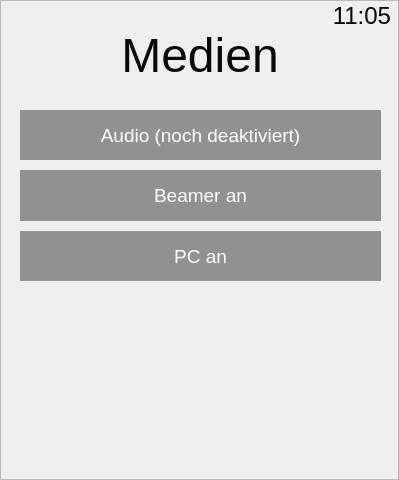
<?xml version="1.0" encoding="UTF-8"?>
<ui version="4.0">
 <class>Medien_auswahl</class>
 <widget class="QDialog" name="Medien_auswahl">
  <property name="geometry">
   <rect>
    <x>0</x>
    <y>0</y>
    <width>399</width>
    <height>480</height>
   </rect>
  </property>
  <property name="windowTitle">
   <string>Dialog</string>
  </property>
  <widget class="QLabel" name="label">
   <property name="geometry">
    <rect>
     <x>0</x>
     <y>30</y>
     <width>400</width>
     <height>50</height>
    </rect>
   </property>
   <property name="font">
    <font>
     <pointsize>36</pointsize>
    </font>
   </property>
   <property name="styleSheet">
    <string notr="true">color:rgb(10,10,10);</string>
   </property>
   <property name="text">
    <string>Medien</string>
   </property>
   <property name="alignment">
    <set>Qt::AlignCenter</set>
   </property>
  </widget>
  <widget class="QWidget" name="verticalLayoutWidget_2">
   <property name="geometry">
    <rect>
     <x>20</x>
     <y>110</y>
     <width>361</width>
     <height>171</height>
    </rect>
   </property>
   <layout class="QVBoxLayout" name="verticalLayout_2">
    <property name="spacing">
     <number>10</number>
    </property>
    <item>
     <widget class="QPushButton" name="pushButton_Audio">
      <property name="sizePolicy">
       <sizepolicy hsizetype="Minimum" vsizetype="Expanding">
        <horstretch>0</horstretch>
        <verstretch>0</verstretch>
       </sizepolicy>
      </property>
      <property name="font">
       <font>
        <pointsize>14</pointsize>
       </font>
      </property>
      <property name="styleSheet">
       <string notr="true">border: 0px solid white;
background-color:rgba(0,0,0,100);
color:white;</string>
      </property>
      <property name="text">
       <string>Audio (noch deaktiviert)</string>
      </property>
      <property name="flat">
       <bool>true</bool>
      </property>
     </widget>
    </item>
    <item>
     <widget class="QPushButton" name="pushButton_Beamer">
      <property name="sizePolicy">
       <sizepolicy hsizetype="Minimum" vsizetype="Expanding">
        <horstretch>0</horstretch>
        <verstretch>0</verstretch>
       </sizepolicy>
      </property>
      <property name="font">
       <font>
        <pointsize>14</pointsize>
       </font>
      </property>
      <property name="styleSheet">
       <string notr="true">border: 0px solid white;
background-color:rgba(0,0,0,100);
color:white;</string>
      </property>
      <property name="text">
       <string>Beamer an</string>
      </property>
      <property name="checkable">
       <bool>true</bool>
      </property>
      <property name="flat">
       <bool>true</bool>
      </property>
     </widget>
    </item>
    <item>
     <widget class="QPushButton" name="pushButton_PC">
      <property name="sizePolicy">
       <sizepolicy hsizetype="Minimum" vsizetype="Expanding">
        <horstretch>0</horstretch>
        <verstretch>0</verstretch>
       </sizepolicy>
      </property>
      <property name="font">
       <font>
        <pointsize>14</pointsize>
       </font>
      </property>
      <property name="styleSheet">
       <string notr="true">border: 0px solid white;
background-color:rgba(0,0,0,100);
color:white;</string>
      </property>
      <property name="text">
       <string>PC an</string>
      </property>
      <property name="checkable">
       <bool>true</bool>
      </property>
      <property name="flat">
       <bool>true</bool>
      </property>
     </widget>
    </item>
   </layout>
  </widget>
  <widget class="QLabel" name="label_uhr_2">
   <property name="enabled">
    <bool>false</bool>
   </property>
   <property name="geometry">
    <rect>
     <x>270</x>
     <y>0</y>
     <width>121</width>
     <height>31</height>
    </rect>
   </property>
   <property name="font">
    <font>
     <pointsize>18</pointsize>
    </font>
   </property>
   <property name="styleSheet">
    <string notr="true">color:black;</string>
   </property>
   <property name="text">
    <string>11:05</string>
   </property>
   <property name="textFormat">
    <enum>Qt::PlainText</enum>
   </property>
   <property name="alignment">
    <set>Qt::AlignRight|Qt::AlignTrailing|Qt::AlignVCenter</set>
   </property>
  </widget>
  <widget class="QPushButton" name="pushButton_back">
   <property name="geometry">
    <rect>
     <x>10</x>
     <y>410</y>
     <width>60</width>
     <height>60</height>
    </rect>
   </property>
   <property name="focusPolicy">
    <enum>Qt::NoFocus</enum>
   </property>
   <property name="text">
    <string/>
   </property>
   <property name="icon">
    <iconset resource="bilder.qrc">
     <normaloff>:/bilder/Icons/arrow_left_icon.png</normaloff>:/bilder/Icons/arrow_left_icon.png</iconset>
   </property>
   <property name="iconSize">
    <size>
     <width>50</width>
     <height>50</height>
    </size>
   </property>
   <property name="flat">
    <bool>true</bool>
   </property>
  </widget>
  <widget class="QFrame" name="frame">
   <property name="geometry">
    <rect>
     <x>0</x>
     <y>0</y>
     <width>399</width>
     <height>480</height>
    </rect>
   </property>
   <property name="styleSheet">
    <string notr="true">background-image: url(:/bilder/Icons/back_green_triang.jpg);</string>
   </property>
   <property name="frameShape">
    <enum>QFrame::StyledPanel</enum>
   </property>
   <property name="frameShadow">
    <enum>QFrame::Raised</enum>
   </property>
  </widget>
  <zorder>frame</zorder>
  <zorder>label</zorder>
  <zorder>verticalLayoutWidget_2</zorder>
  <zorder>label_uhr_2</zorder>
  <zorder>pushButton_back</zorder>
 </widget>
 <resources>
  <include location="bilder.qrc"/>
 </resources>
 <connections/>
</ui>
